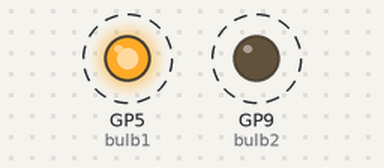
A program run on a simulated Raspberry Pi Pico running MicroPython. On the bench: output pins drawn as LEDs (lit = HIGH). Dashed ring = blinking.

Above: at 0.5 s.
Timing chart, 0 to 4.6 s (numbered marks = the images above):
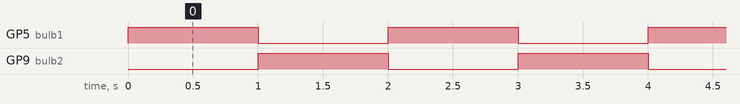

Measured:
- by itself, GP5 (bulb1), GP9 (bulb2): alternates HIGH for 1.0 s and LOW for 1.0 s

The program:

Level_crossing_warning_light.py
```python
from machine import Pin
import time

# 設定兩個燈泡的GPIO引腳，使用GPIO 5和GPIO 9
bulb1 = Pin(5, Pin.OUT)
bulb2 = Pin(9, Pin.OUT)

while True:
    # 讓燈泡1開啟，燈泡2關閉
    bulb1.on()
    bulb2.off()
    time.sleep(1)  # 延遲1秒

    # 讓燈泡1關閉，燈泡2開啟
    bulb1.off()
    bulb2.on()
    time.sleep(1)  # 延遲1秒
```
